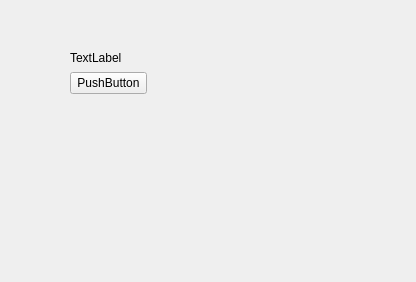
<?xml version="1.0" encoding="UTF-8"?>
<ui version="4.0">
 <class>Widget</class>
 <widget class="QWidget" name="Widget">
  <property name="geometry">
   <rect>
    <x>0</x>
    <y>0</y>
    <width>416</width>
    <height>282</height>
   </rect>
  </property>
  <property name="windowTitle">
   <string>Widget</string>
  </property>
  <widget class="QWidget" name="">
   <property name="geometry">
    <rect>
     <x>70</x>
     <y>50</y>
     <width>77</width>
     <height>44</height>
    </rect>
   </property>
   <layout class="QVBoxLayout" name="verticalLayout">
    <item>
     <widget class="QLabel" name="label">
      <property name="text">
       <string>TextLabel</string>
      </property>
     </widget>
    </item>
    <item>
     <widget class="QPushButton" name="pushButton">
      <property name="text">
       <string>PushButton</string>
      </property>
     </widget>
    </item>
   </layout>
  </widget>
 </widget>
 <resources/>
 <connections/>
</ui>
